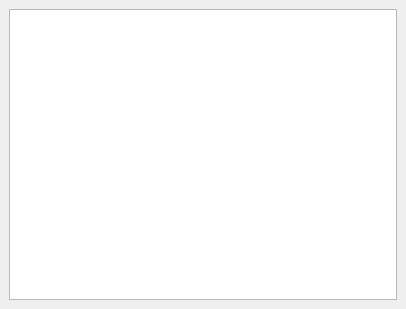
<?xml version="1.0" encoding="UTF-8"?>
<ui version="4.0">
 <class>ClipConfig</class>
 <widget class="QMainWindow" name="ClipConfig">
  <property name="geometry">
   <rect>
    <x>0</x>
    <y>0</y>
    <width>406</width>
    <height>309</height>
   </rect>
  </property>
  <property name="windowTitle">
   <string>MainWindow</string>
  </property>
  <widget class="QWidget" name="centralwidget">
   <layout class="QGridLayout" name="gridLayout">
    <item row="0" column="0">
     <widget class="QTableView" name="tableView">
      <property name="selectionMode">
       <enum>QAbstractItemView::NoSelection</enum>
      </property>
     </widget>
    </item>
   </layout>
  </widget>
  <widget class="QMenuBar" name="menubar">
   <property name="geometry">
    <rect>
     <x>0</x>
     <y>0</y>
     <width>406</width>
     <height>21</height>
    </rect>
   </property>
  </widget>
 </widget>
 <resources/>
 <connections/>
</ui>
